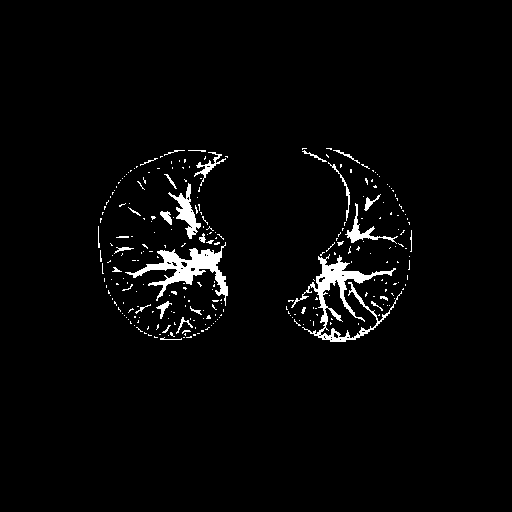
#> input picture Full_Version/LungCancer/Dynamic_Thresholding/Blood_vessel_recognition/mask/1/0061.tif, 512 x 512 px, found by its file name
$ python test.py
#> lines starting #> are read from the running program, lines starting #| are printed output that depends on the picture; after the words box and inside, x2 and y2 are one past the last pixel; in counts of white or black regions, pixels touching at a corner belong together
import os
import cv2
from PIL import Image
import time
import numpy as np
mask_path = 'C:/Users/user/Desktop/hospital/'
mask = Image.open(mask_path+'0061.tif')
#> mask is the input picture: PIL image 512x512 L; 2.7% white; 269 white regions (239 under 20 px), largest, box (x1, y1, x2, y2) and area: (291, 254, 402, 342) 2049, (125, 242, 228, 306) 1824, (168, 183, 201, 239) 575
img = cv2.imread(mask_path+'0061.tif')
mask = [img>255-150]
# [6 lines of commented-out code are left out]
img[img<=40]+=10
img[img>40]+=150
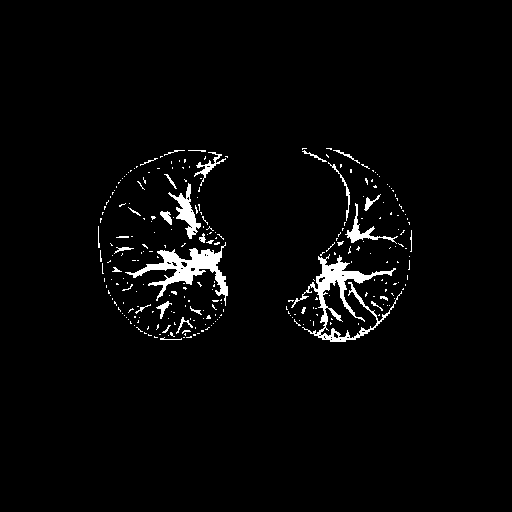
#> img: shape (512, 512, 3); values 10 (black) and 149 (white), 2.7% white; 269 white regions (239 under 20 px), largest, box (x1, y1, x2, y2) and area: (291, 254, 402, 342) 2049, (125, 242, 228, 306) 1824, (168, 183, 201, 239) 575
#> (the run stopped early here; a loop or call above may not have finished)
